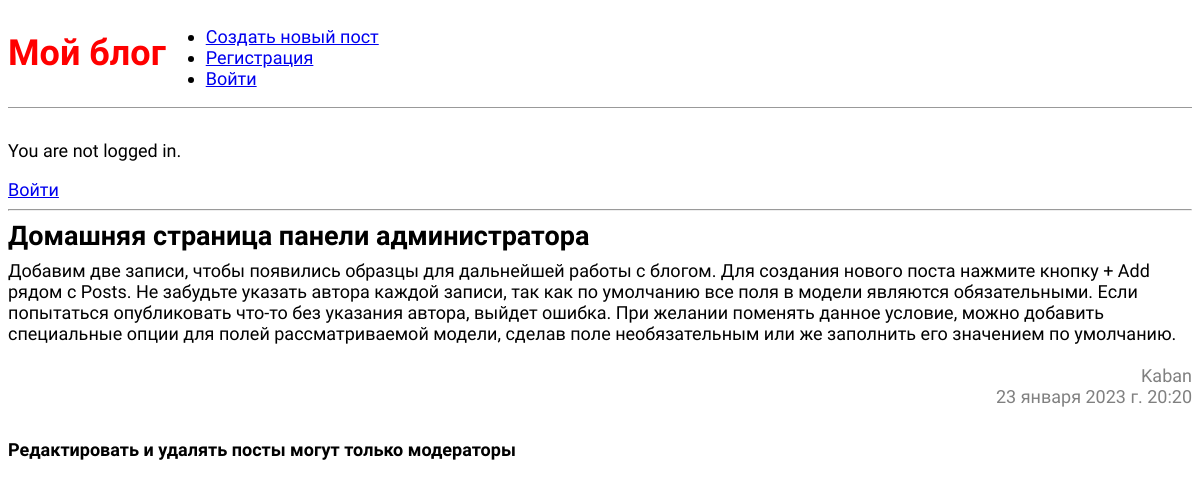
Before: /post/1/ with the older database file.
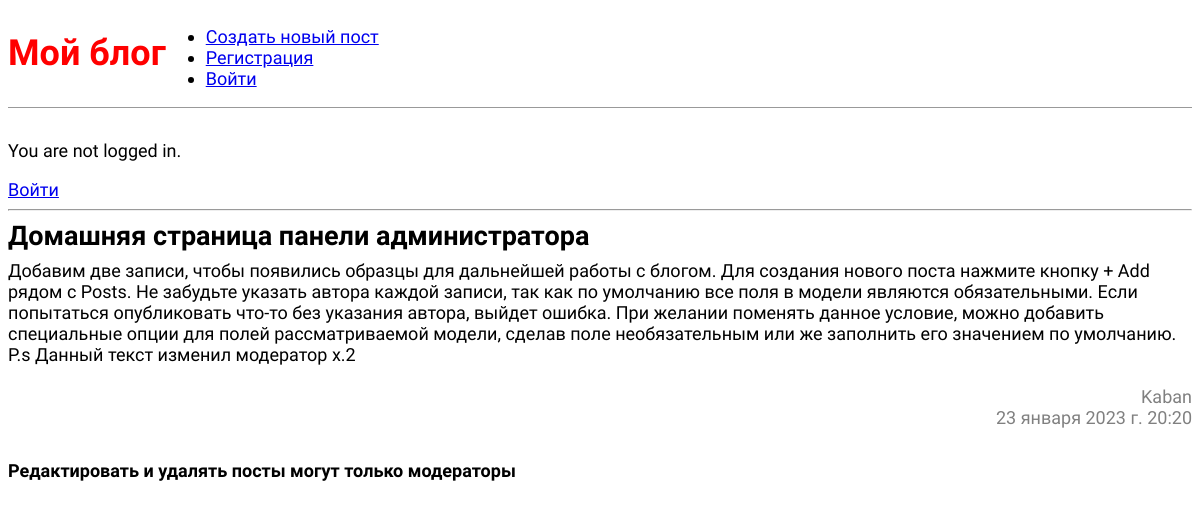
After: the same page with the newer database file.
### blog/models.py (models this page shows, shortened)
class Post(models.Model):
    title = models.CharField(max_length=200)  # Строковое поле, для строк малого и большого размера.
    author = models.ForeignKey(
        'auth.User',
        on_delete=models.CASCADE,  # Если удалиться пользователь, то и его статьи удаляться(каскадное отношение)
    )
    body = models.TextField()  # Большое текстовое поле
    time_create = models.DateTimeField(default=datetime.datetime.now())

### blog/views.py (the view)
# urls.py: path("post/<int:pk>/", BlogDetailView.as_view(), name='post_detail'),
class BlogDetailView(DetailView):
    model = Post
    template_name = 'post_detail.html'

### templates/post_detail.html
{% extends 'base.html' %}
{% block content %}
  <div class="post-entry">
    <h2>{{ object.title }}</h2>
    <p>{{ object.body }}</p>
    <br>
    <p class="date">{{ object.author }}</p>
    <p class="date">{{ object.time_create }}</p>
  </div>
  {% if user.id == 1 %}
  <a href='{% url 'post_edit' post.pk %}'>Редактировать</a>
  <a style="color: red;" href="{% url 'post_delete' post.pk %}">Удалить</a>
  <p>{{ user.group.name }}</p>
  {% else %}
  <b>Редактировать и удалять посты могут только модераторы</b>
  {% endif %}
{% endblock content %}

Changed rows visible on the page:
changed Post "Домашняя страница панели администратора": body "…его значением по умолчанию." → "…его значением по умолчанию. P.s Данный текст изменил модератор x.2"
